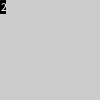
Frame 1 (no input)
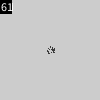
Frame 60 (the mouse pressed at the canvas centre just before this capture)
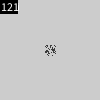
Frame 120 (the mouse held since frame 60 and released just before this capture)

The Processing sketch that drew these frames (run headless with seeded random() and noise(); from frame 60 on, the mouse is pressed at the canvas centre):

// Processing sketch: Primes_Spiral
// ── Primes_Spiral.pde
int currentNumber = 1;

int x;
int y;
int sideSize = 1;
int sideDirection = DOWN;
int sidePosition = 0;
PVector directionVector = getDirectionVector(sideDirection);

void setup()
{
  //frameRate(1);
  size(100,100);
  x = width/2;
  y = height/2;
}

void draw()
{
  currentNumber ++;
  if (sidePosition == sideSize-1)
  {
    sidePosition = 0;
    if ( sideDirection == UP || sideDirection == DOWN )
      sideSize ++;
    sideDirection = getNextDirection(sideDirection);
    directionVector = getDirectionVector(sideDirection);
  }
  sidePosition ++;
  x += (int) directionVector.x;
  y += (int) directionVector.y;
  
  fill(0);
  rect(0,0,textWidth(Integer.toString(currentNumber)),13);
  fill(255);
  text(currentNumber,1,11);
  
  if(isPrime(currentNumber))
    point(x,y);
}

// ── Direction_Handling.pde
int getNextDirection(int side)
{
  switch (side)
  {
    case UP:
      return LEFT;
    case LEFT:
      return DOWN;
    case DOWN:
      return RIGHT;
    case RIGHT:
      return UP;
  }
  return 0;
}

PVector getDirectionVector(int side)
{
  switch (side)
  {
    case UP:
      return PVectorWorkaround(0,-1);
    case LEFT:
      return PVectorWorkaround(-1,0);
    case DOWN:
      return PVectorWorkaround(0,1);
    case RIGHT:
      return PVectorWorkaround(1,0);
  }
  return PVectorWorkaround(0,0);
}

PVector PVectorWorkaround(int x, int y)
{
  PVector vector = new PVector();
  vector.x = (float) x;
  vector.y = (float) y;
  return vector;
}

// ── isPrime.pde
boolean isPrime(int number)
{
  return random(0,100) < 30;
}
